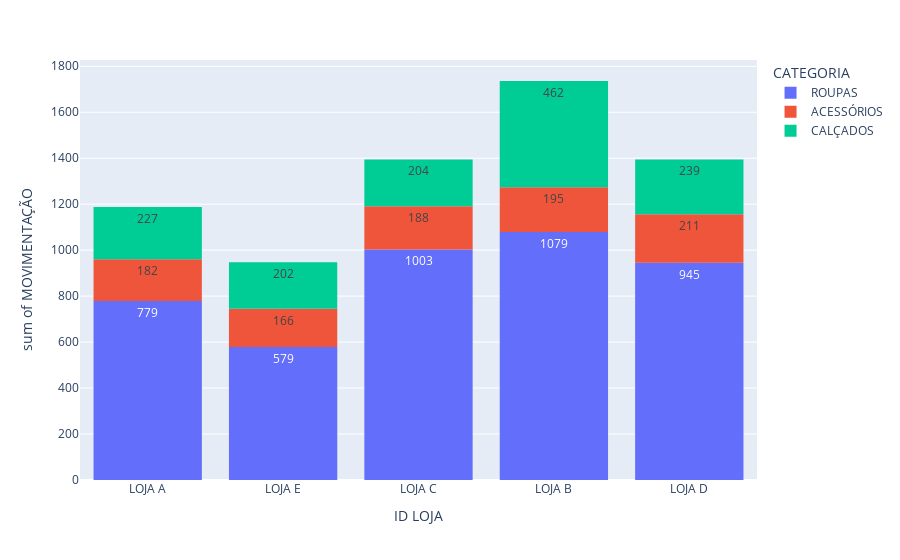

The notebook cell saved with this chart:
### Code cell
#Estoque por categoria
px.histogram(dados,x="ID LOJA",y="MOVIMENTAÇÃO",text_auto=True,color="CATEGORIA")

### Figure 1 — Plotly figure (JSON) as saved in the notebook; plotly's stock layout.template omitted (floating-point values rounded to 4 significant figures; data arrays with more than 128 entries replaced by an {"elided": "..."} marker saying what was removed)
{"data": [{"alignmentgroup": "True", "bingroup": "x", "histfunc": "sum", "hovertemplate": "CATEGORIA=ROUPAS<br>ID LOJA=%{x}<br>sum of MOVIMENTAÇÃO=%{y}<extra></extra>", "legendgroup": "ROUPAS", "marker": {"color": "#636efa", "pattern": {"shape": ""}}, "name": "ROUPAS", "offsetgroup": "ROUPAS", "orientation": "v", "showlegend": true, "texttemplate": "%{value}", "type": "histogram", "x": {"elided": "10025 str values"}, "xaxis": "x", "y": {"elided": "10025 int values"}, "yaxis": "y"}, {"alignmentgroup": "True", "bingroup": "x", "histfunc": "sum", "hovertemplate": "CATEGORIA=ACESSÓRIOS<br>ID LOJA=%{x}<br>sum of MOVIMENTAÇÃO=%{y}<extra></extra>", "legendgroup": "ACESSÓRIOS", "marker": {"color": "#EF553B", "pattern": {"shape": ""}}, "name": "ACESSÓRIOS", "offsetgroup": "ACESSÓRIOS", "orientation": "v", "showlegend": true, "texttemplate": "%{value}", "type": "histogram", "x": {"elided": "1812 str values"}, "xaxis": "x", "y": {"elided": "1812 int values"}, "yaxis": "y"}, {"alignmentgroup": "True", "bingroup": "x", "histfunc": "sum", "hovertemplate": "CATEGORIA=CALÇADOS<br>ID LOJA=%{x}<br>sum of MOVIMENTAÇÃO=%{y}<extra></extra>", "legendgroup": "CALÇADOS", "marker": {"color": "#00cc96", "pattern": {"shape": ""}}, "name": "CALÇADOS", "offsetgroup": "CALÇADOS", "orientation": "v", "showlegend": true, "texttemplate": "%{value}", "type": "histogram", "x": {"elided": "3163 str values"}, "xaxis": "x", "y": {"elided": "3163 int values"}, "yaxis": "y"}], "layout": {"autosize": true, "barmode": "relative", "legend": {"title": {"text": "CATEGORIA"}, "tracegroupgap": 0}, "margin": {"t": 60}, "xaxis": {"anchor": "y", "autorange": true, "domain": [0, 1], "range": [-0.5, 4.5], "title": {"text": "ID LOJA"}, "type": "category"}, "yaxis": {"anchor": "x", "autorange": true, "domain": [0, 1], "range": [0, 1827.0], "title": {"text": "sum of MOVIMENTAÇÃO"}, "type": "linear"}}}
